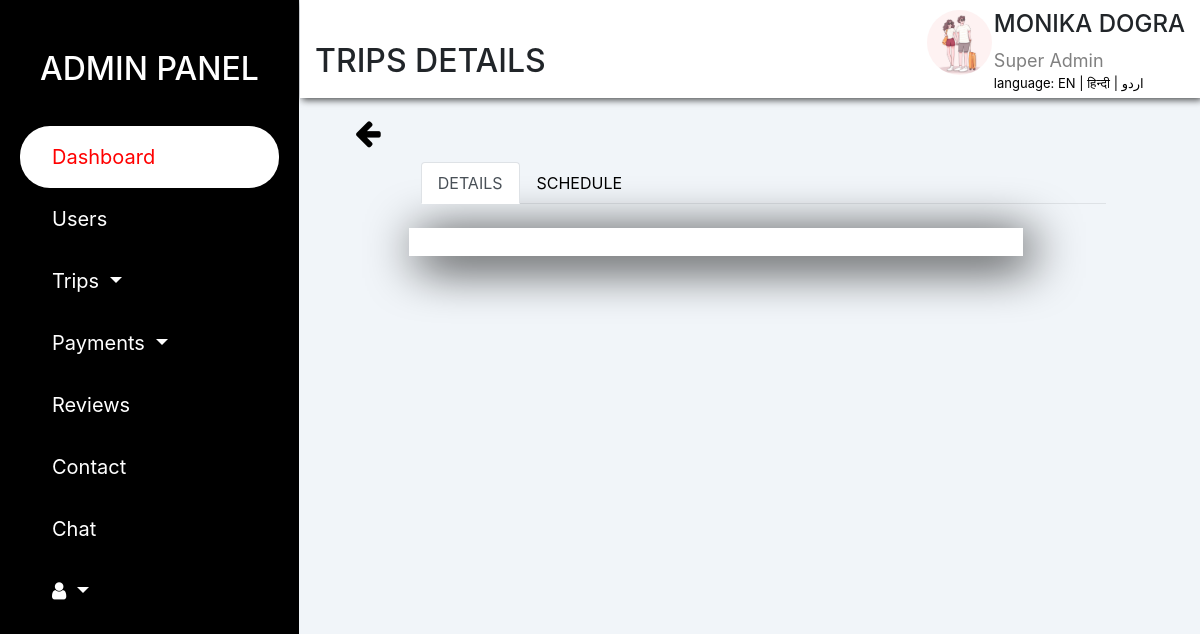
/weekend/explore/trip_details.php (signed in), run on the app's committed database.
### tables this page shows
CREATE TABLE `user_tbl` (
  `u_id` smallint(8) UNSIGNED NOT NULL,
  `f_name` varchar(20) DEFAULT NULL,
  `l_name` varchar(20) DEFAULT NULL,
  `email` varchar(40) NOT NULL,
  `pswd` varchar(40) DEFAULT NULL,
  `status` tinyint(1) NOT NULL DEFAULT 0,
  `gender` char(6) NOT NULL DEFAULT 'Gender',
  `phone_no` char(10) NOT NULL,
  `alt_phone_no` char(10) NOT NULL,
  `zipcode` char(6) NOT NULL,
  `city` varchar(80) NOT NULL,
  `state` varchar(30) NOT NULL,
  `profile_pic` varchar(50) NOT NULL DEFAULT 'default.svg',
  `online` tinyint(1) NOT NULL DEFAULT 0,
  `reg_date` date NOT NULL DEFAULT current_timestamp()
);

### weekend/explore/new.php (called while the page is built, shortened)
<?php
 if (isset($_GET['lang'])) {
     $set_lang=$_GET['lang'];
  }else{
    $set_lang='en';
  }
  $lang=array();
if ($set_lang=='en') {
   $lang['lang']='Language';
  $lang['admin']='ADMIN PANEL';
  $lang['dash']='DASHBOARD';
  $lang['user']='USERS';
  $lang['trip']='Trips';
  $lang['pays']='Payments';
  $lang['s_dash']='Dashboard';
  $lang['rev']='Reviews';
  $lang['cont']='Contact';
  $lang['cht']='Chat';
  $lang['s_dash']='Dashboard';
  $lang['tang']='Users';
  $lang['trips']='Trips';
  $lang['confirm']='Confirmed trips';
  $lang['name']='MONIKA DOGRA';
  $lang['super']='Super Admin';
  $lang['traf']='Traffic';
  $lang['recent']='NEW TRIPS';
  $lang['t_title']='Trips Title';
  $lang['dat']='Date';
  $lang['status']='Status';
  $lang['see']='See All';
  $lang['new']='NEW USERS';
  $lang['mem']='Members';
  $lang['nam']='Name';
  $lang['acc_v']='Date';
  $lang['det']='Details';
  $lang['int']='Interest';
  $lang ['users_d']='USERS DETAILS';
  $lang ['email']='Email';
  $lang ['gen']='Gender';
  $lang ['phone']='Phone no.';
  $lang ['alt']='Alt P_no.';
  $lang ['add']='Address';
  $lang ['zip']='Zipcode';
  $lang ['verf']='Verification';
  $lang ['del']='delete';
  $lang['trans']='TRANSACTIONS';
   $lang ['trans_d']='TRANSACTION DETAILS';
   $lang['trip_n']='Trip name';
   $lang['fee']='Fee';
   $lang['p_memb']='Paid member';
   $lang['opera']='Operation';
   $lang['see_m']='see more';
   $lang['trip_d']='TRIPS DETAILS';
   $lang ['sch']='SCHEDULE';
   $lang ['vid']='VIDEO';
   $lang ['detl']='DETAILS';
   $lang ['vaish']='VAISHNO DEVI';
   $lang ['pick']='Pickup Address';
   $lang ['arr_t']='Arrival Time';
   $lang ['fr']='From';
   $lang ['to']='To';
   $lang ['dest']='Destination';
   $lang ['fe_per']='Fee/Person';
   $lang ['stay']='Stay';
   $lang ['pos']='Post on';
   $lang ['note']='Note';
   $lang ['up']='UPDATE';
}

### weekend/explore/php/code.php (called while the page is built, shortened)
<?php
abstract class clsConnection
{
    public function __construct()
    {
        $dbHost="localhost";
        $dbName="explore";
        $dbUser="root";
        $dbPassword="";
        try
        {
            $this->dbConn= new PDO("mysql:host=$dbHost;dbname=$dbName",$dbUser,$dbPassword);
        }
        catch(PDOException $e)
        {
            Echo "Connection failed" . $e->getMessage();
        }
    }
}
class clsUser extends clsConnection implements I_User
{
    public function GetUserDetail($u_id){
        try{
             $sql="SELECT * FROM user_tbl where u_id=:u_id";
             $stmt=$this->dbConn->prepare($sql);
             $stmt->bindParam(':u_id',$u_id);
             $stmt->execute();
             $result=$stmt->fetchAll();
           return $result;
        }
        catch (PDOException $e){
            echo "User Details Error:".$e->getMessage();
        }
    }
}
?>

### weekend/explore/trip_details.php (the view, shortened to what this page needs)
<?php session_start();
     require_once('php/code.php');
    $u_id=$_SESSION['u_id'];
     $U_Obj=new clsUser();
     $fun=$U_Obj->GetUserDetail($u_id);
     $profile_pic="";
     foreach ($fun as $arr) {
        $a_name=$arr['f_name']." ".$arr['l_name'];
        $profile_pic=$arr['profile_pic'];
     }
 ?>
<!DOCTYPE html>
<html>
<head>
  <?php include'links/links.php'; ?>
  <link rel="stylesheet"  href="css/trip_details.css">
</head>
<body>
     <div class="container-fluid">
      <div class="row">
          <?php include'title_bar.php'; ?>
           <div class="col-md-9 col-sm-12">
               <div class="row dash_content">
                  <div class="col-12 header">
                    <div>
                   <h3> <i class="fa fa-bars" id="fa-bars" onclick="show();"></i></h3><h2><?php echo $lang['trip_d'];?></h2></div>
                    <div class="profile">
                      <div class="img">
                        <img src="../login/photo/<?php echo $profile_pic; ?>">
                      </div>
                      <h4><?php echo  $a_name;?></h4>
                      <span><?php echo $lang['super'];?></span>
                          <div class="multi_lang" >
                           <?php echo $lang['lang']; ?>: <a href="trip_details.php?lang=en">EN | </a><a href="trip_details.php?lang=hi">हिन्दी</a><a href="trip_details.php?lang=ur"> | اردو</a>
                        </div>
                    </div>
                  </div>
          <div class="col-lg-12">
          <a href="trip_tbl.php?lang=<?php echo $set_lang; ?>"> <i class="fa fa-arrow-left"></i></a>
              <div class="form-div">
                  <div class="container">
                    <ul class="nav nav-tabs" role="tablist">
                      <li class="nav-item">
                        <a class="nav-link active" data-toggle="tab" href="#home"><?php echo $lang['detl'];?></a>
                      </li>
                      <li class="nav-item">
                        <a class="nav-link" data-toggle="tab" href="#menu1"><?php echo $lang['sch'];?></a>
                      </li>
                    </ul>
                    <div class="tab-content">
                      <div id="home" class="container tab-pane active"><br>
                             <div class="form-design ">
                             </div>
                      </div>
                     </div>
                   </div>
            </div>
               </div>
               </div>
           </div>
        </div>
     </div>
</body>
</html>

### weekend/explore/css/trip_details.css (style rules this page uses)
body { background: #f1f5f9; }
.header { background:#fff; display: flex; justify-content: space-between; box-shadow: 2px 2px 7px rgba(0,0,0,0.7); }
.dash_content { padding-bottom: 0px; }
.profile .img { position: absolute; right: 13rem; top: 10px; width: 65px; }
.profile img { width: 100%; border-radius: 35px; }
.profile h4 { padding-top: 10px; text-transform: uppercase; }
.profile span { color: grey; font-size: 18px; }
.multi_lang { color: black; font-size: 13px; padding-bottom: 5px; }
.multi_lang a { color: black; }
.form-div { width: 100%; padding: 4rem 4rem; }
.fa-arrow-left { padding: 20px 40px; font-size:30px; cursor: pointer; color:black; float: left; }
.form-div .nav-item a { color: #000; }
.form-design { width: 90%; background: #fff; color: #000; padding: 14px 80px; box-shadow: 8px 8px 50px #000; }

### data on the page
user_tbl: profile_pic (picture), a_name "MONIKA DOGRA"

### other printed values
$lang['admin'] "ADMIN PANEL"
$lang['s_dash'] "Dashboard"
$lang['tang'] "Users"
$lang['trip'] "Trips"
$lang['pays'] "Payments"
$lang['rev'] "Reviews"
$lang['cont'] "Contact"
$lang['cht'] "Chat"
$lang['trip_d'] "TRIPS DETAILS"
$lang['super'] "Super Admin"
$lang['lang'] "language"
$lang['detl'] "DETAILS"
$lang['sch'] "SCHEDULE"
